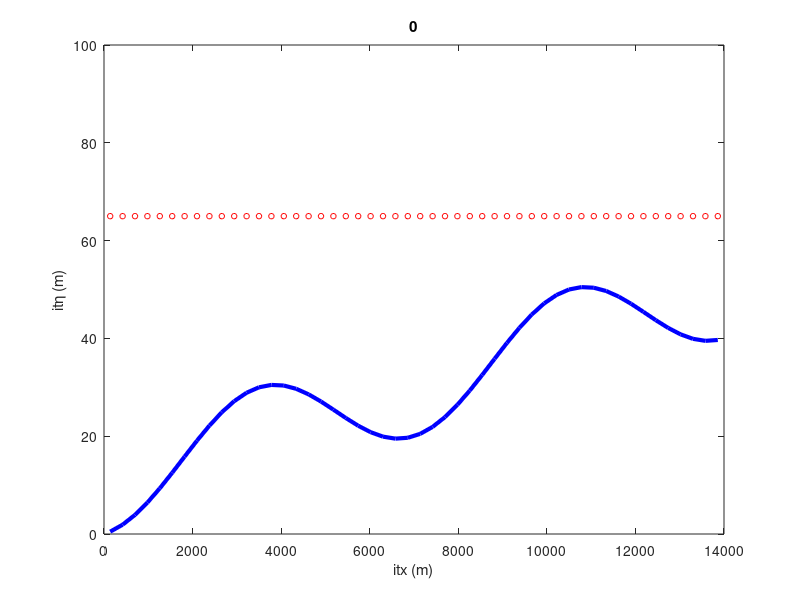

Reproduce this figure in MATLAB. (Note: this script raises an error after producing the figure.)
% 2nd order Godunov-Type Scheme for 1D SWEs
% zm qxm for U_star, the predicted one
% Purpsoe: to store flow data used by different program units.
clear,clc
global M dx g zb z qx zm qxm

% * Constants
lx = 14000; %length of domain
M = 50; %number of cells
g = 9.81; %gravity acceleration

% * Flow variables
zb = zeros(1,M,'double'); % bed elevation above datum (m)
z = zeros(1,M,'double'); % zeta: water surface level (m), h = z-zb
qx = zeros(1,M,'double'); %flow flux qx=uh
zn = zeros(1,M,'double'); % convey new value of z(i)
qxn = zeros(1,M,'double'); % convey new value of qx(i)
x = zeros(1,M); %? location of the domain

% * to initialize some varialbes
dx = lx/M; %cellsize
dt = 1; %time step
tout = 5000; %terminating time
t = 0.0; %real time

for i = 1:M 
    %**set the domain attributes
    x(i) = (i-0.5)*dx; 
    
    zb(i) = 10+40*x(i)/lx+10*sin(pi*(4*x(i)/lx-1/2)); %set the bed level
    z(i) = 65; % water level is 2 through out the channel
    qx(i) = 0; % flux is 4.42 through out the channel    
end

%% * plot innitial conditions
figure(1)
    % **bed profile
plot(x,zb,'b-','LineWidth',3)
hold on

plot(x,z,'ro','MarkerSize',4)
hold on

title({num2str(t)})
xlabel('itx\rm (m)')
ylabel('it\eta\rm (m)')
axis([0 14000 0 100])
hold off

%% * main programe
% allocate matrices for intermeidatevariables
zm=zeros(1,M,'double');
qxm=zeros(1,M,'double');
kmz=zeros(1,M,'double');
kmqx=zeros(1,M,'double');

while t<tout
    
t = t+dt;
%** 1st step of RK2 -- calculate U* and K(U^n)
for i=1:M
% east face
     [zb_L,z_L,qx_L] = Face(1,1,i);
     if i==M %boundary conditions
         [zb_R,z_R,qx_R] = bound_face(1,zb_L,z_L,qx_L);
     else
         [zb_R,z_R,qx_R] = Face(1,2,i+1);
     end
     zbfe = (zb_L+zb_R)/2;
     [Fe1,Fe2] = F_cal2(zbfe,z_L,z_R,qx_L,qx_R); %calculate flux vector east
% west face
     [zb_R,z_R,qx_R] = Face(1,2,i);
     if i==1 %boundary conditions
         [zb_L,z_L,qx_L] = bound_face(1,zb_R,z_R,qx_R);
     else
         [zb_L,z_L,qx_L] = Face(1,1,i-1);
     end
     zbfw = (zb_L+zb_R)/2;
     [Fw1,Fw2] = F_cal2(zbfw,z_L,z_R,qx_L,qx_R); %calculate flux vector west
%***source term
        sox = (zbfe-zbfw)/dx; % slope
        s1 = 0;
        s2 = -g*z(i)*sox;        
%***new value
        dzdt = (Fe1-Fw1)/dx-s1;
        dqxdt = (Fe2-Fw2)/dx-s2;
        
        zn(i) = z(i)-dt*dzdt; %where is z(i)come from
        qxn(i) = qx(i)-dt*dqxdt;
        kmz(i) = dzdt;
        kmqx(i) = dqxdt;
        zm(i) = z(i)-dt*dzdt;
        qxm(i) = qx(i)-dt*dqxdt;
end

%** 2nd step of RK2 -- calculate U^n+1 and K(U*)
for i=1:M
% east face
     [zb_L,z_L,qx_L] = Face(2,1,i);
     if i==M %boundary conditions
         [zb_R,z_R,qx_R] = bound_face(1,zb_L,z_L,qx_L);
     else
         [zb_R,z_R,qx_R] = Face(2,2,i+1);
     end
     zbfe = (zb_L+zb_R)/2;
     [Fe1,Fe2] = F_cal1(zbfe,z_L,z_R,qx_L,qx_R); %calculate flux vector east
% west face
     [zb_R,z_R,qx_R] = Face(2,2,i);
     if i==1 %boundary conditions
         [zb_L,z_L,qx_L] = bound_face(2,zb_R,z_R,qx_R);
     else
         [zb_L,z_L,qx_L] = Face(2,1,i-1);
     end
     zbfw = (zb_L+zb_R)/2;
     [Fw1,Fw2] = F_cal1(zbfw,z_L,z_R,qx_L,qx_R); %calculate flux vector west
%***source term
        sox = (zbfe-zbfw)/dx; % slope
        s1 = 0;
        s2 = -g*zm(i)*sox;        
%***new value
        dzdt = (Fe1-Fw1)/dx-s1;
        dqxdt = (Fe2-Fw2)/dx-s2;
        
        zn(i) = z(i)-dt*(kmz(i)+dzdt)/2.0; %where is z(i)come from
        qxn(i) = qx(i)-dt*(kmqx(i)+dqxdt)/2.0;
    
end    
%**update
    z = zn; 
    qx = qxn;
    
    %**plot results
    figure(1)
        %***bed profile
    plot(x,zb,'b-','LineWidth',3)
    hold on

    plot(x,z,'ro','MarkerSize',4)
    hold on
    
    title({num2str(t)})
    xlabel('itx\rm (m)')
    ylabel('it\eta\rm (m)')
    axis([0 14000 0 100])
    pause(0.0001)
    hold off
end

    

